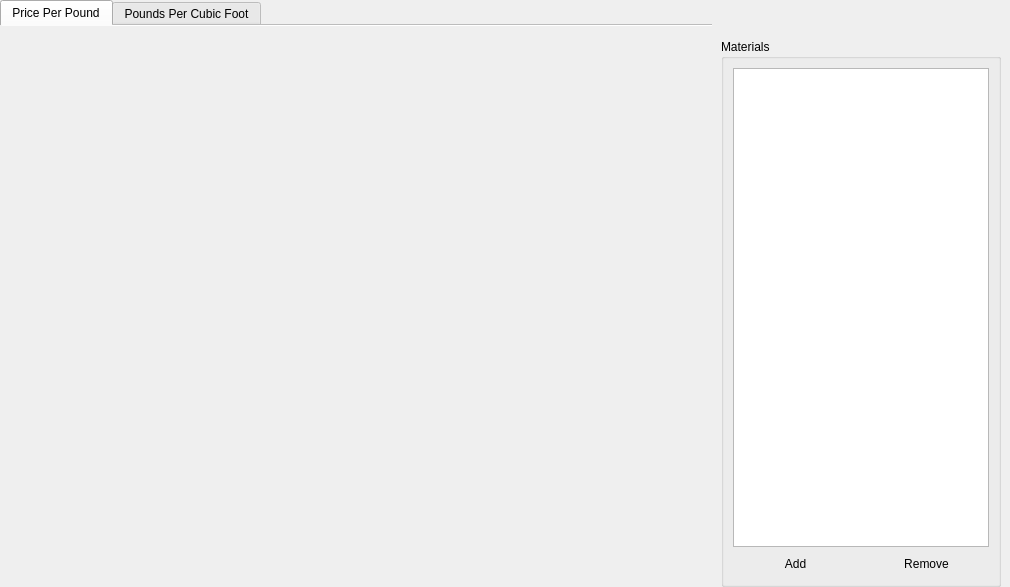
<?xml version="1.0" encoding="UTF-8"?>
<ui version="4.0">
 <class>Form</class>
 <widget class="QWidget" name="Form">
  <property name="geometry">
   <rect>
    <x>0</x>
    <y>0</y>
    <width>1010</width>
    <height>587</height>
   </rect>
  </property>
  <property name="windowTitle">
   <string>Form</string>
  </property>
  <layout class="QVBoxLayout" name="verticalLayout_2">
   <property name="spacing">
    <number>0</number>
   </property>
   <property name="leftMargin">
    <number>0</number>
   </property>
   <property name="topMargin">
    <number>0</number>
   </property>
   <property name="rightMargin">
    <number>9</number>
   </property>
   <property name="bottomMargin">
    <number>0</number>
   </property>
   <item>
    <layout class="QHBoxLayout" name="horizontalLayout" stretch="1,0">
     <item>
      <layout class="QVBoxLayout" name="verticalLayout_15">
       <item>
        <widget class="QTabWidget" name="tabWidget">
         <property name="currentIndex">
          <number>0</number>
         </property>
         <property name="documentMode">
          <bool>true</bool>
         </property>
         <widget class="QWidget" name="price_per_pound_tab">
          <attribute name="title">
           <string>Price Per Pound</string>
          </attribute>
          <layout class="QVBoxLayout" name="verticalLayout">
           <property name="spacing">
            <number>0</number>
           </property>
           <property name="leftMargin">
            <number>0</number>
           </property>
           <property name="topMargin">
            <number>0</number>
           </property>
           <property name="rightMargin">
            <number>0</number>
           </property>
           <property name="bottomMargin">
            <number>0</number>
           </property>
           <item>
            <layout class="QVBoxLayout" name="price_per_pound_layout"/>
           </item>
          </layout>
         </widget>
         <widget class="QWidget" name="pounds_per_cubic_foot_tab">
          <attribute name="title">
           <string>Pounds Per Cubic Foot</string>
          </attribute>
          <layout class="QVBoxLayout" name="verticalLayout_4">
           <property name="spacing">
            <number>0</number>
           </property>
           <property name="leftMargin">
            <number>0</number>
           </property>
           <property name="topMargin">
            <number>0</number>
           </property>
           <property name="rightMargin">
            <number>0</number>
           </property>
           <property name="bottomMargin">
            <number>0</number>
           </property>
           <item>
            <layout class="QVBoxLayout" name="pounds_per_cubic_foot_layout">
             <property name="topMargin">
              <number>6</number>
             </property>
            </layout>
           </item>
          </layout>
         </widget>
        </widget>
       </item>
      </layout>
     </item>
     <item>
      <layout class="QVBoxLayout" name="verticalLayout_5" stretch="0,1">
       <property name="leftMargin">
        <number>9</number>
       </property>
       <property name="topMargin">
        <number>9</number>
       </property>
       <property name="rightMargin">
        <number>0</number>
       </property>
       <item>
        <layout class="QHBoxLayout" name="horizontalLayout_5">
         <item>
          <spacer name="horizontalSpacer">
           <property name="orientation">
            <enum>Qt::Orientation::Horizontal</enum>
           </property>
           <property name="sizeHint" stdset="0">
            <size>
             <width>40</width>
             <height>20</height>
            </size>
           </property>
          </spacer>
         </item>
         <item>
          <widget class="QPushButton" name="pushButton_popout">
           <property name="sizePolicy">
            <sizepolicy hsizetype="Fixed" vsizetype="Fixed">
             <horstretch>0</horstretch>
             <verstretch>0</verstretch>
            </sizepolicy>
           </property>
           <property name="minimumSize">
            <size>
             <width>30</width>
             <height>30</height>
            </size>
           </property>
           <property name="maximumSize">
            <size>
             <width>30</width>
             <height>30</height>
            </size>
           </property>
           <property name="cursor">
            <cursorShape>PointingHandCursor</cursorShape>
           </property>
           <property name="text">
            <string/>
           </property>
           <property name="icon">
            <iconset>
             <normaloff>../../icons/open_in_new.png</normaloff>../../icons/open_in_new.png</iconset>
           </property>
           <property name="iconSize">
            <size>
             <width>30</width>
             <height>30</height>
            </size>
           </property>
           <property name="flat">
            <bool>true</bool>
           </property>
          </widget>
         </item>
        </layout>
       </item>
       <item>
        <widget class="QGroupBox" name="groupBox_2">
         <property name="title">
          <string>Materials</string>
         </property>
         <layout class="QVBoxLayout" name="verticalLayout_6">
          <item>
           <widget class="QListWidget" name="materials_list"/>
          </item>
          <item>
           <layout class="QHBoxLayout" name="horizontalLayout_2">
            <item>
             <widget class="QPushButton" name="pushButton_add_material">
              <property name="text">
               <string>Add</string>
              </property>
              <property name="default">
               <bool>false</bool>
              </property>
              <property name="flat">
               <bool>true</bool>
              </property>
             </widget>
            </item>
            <item>
             <widget class="QPushButton" name="pushButton_remove_material">
              <property name="text">
               <string>Remove</string>
              </property>
              <property name="default">
               <bool>false</bool>
              </property>
              <property name="flat">
               <bool>true</bool>
              </property>
             </widget>
            </item>
           </layout>
          </item>
         </layout>
        </widget>
       </item>
      </layout>
     </item>
    </layout>
   </item>
  </layout>
 </widget>
 <tabstops>
  <tabstop>materials_list</tabstop>
  <tabstop>pushButton_add_material</tabstop>
  <tabstop>pushButton_remove_material</tabstop>
 </tabstops>
 <resources/>
 <connections/>
</ui>
